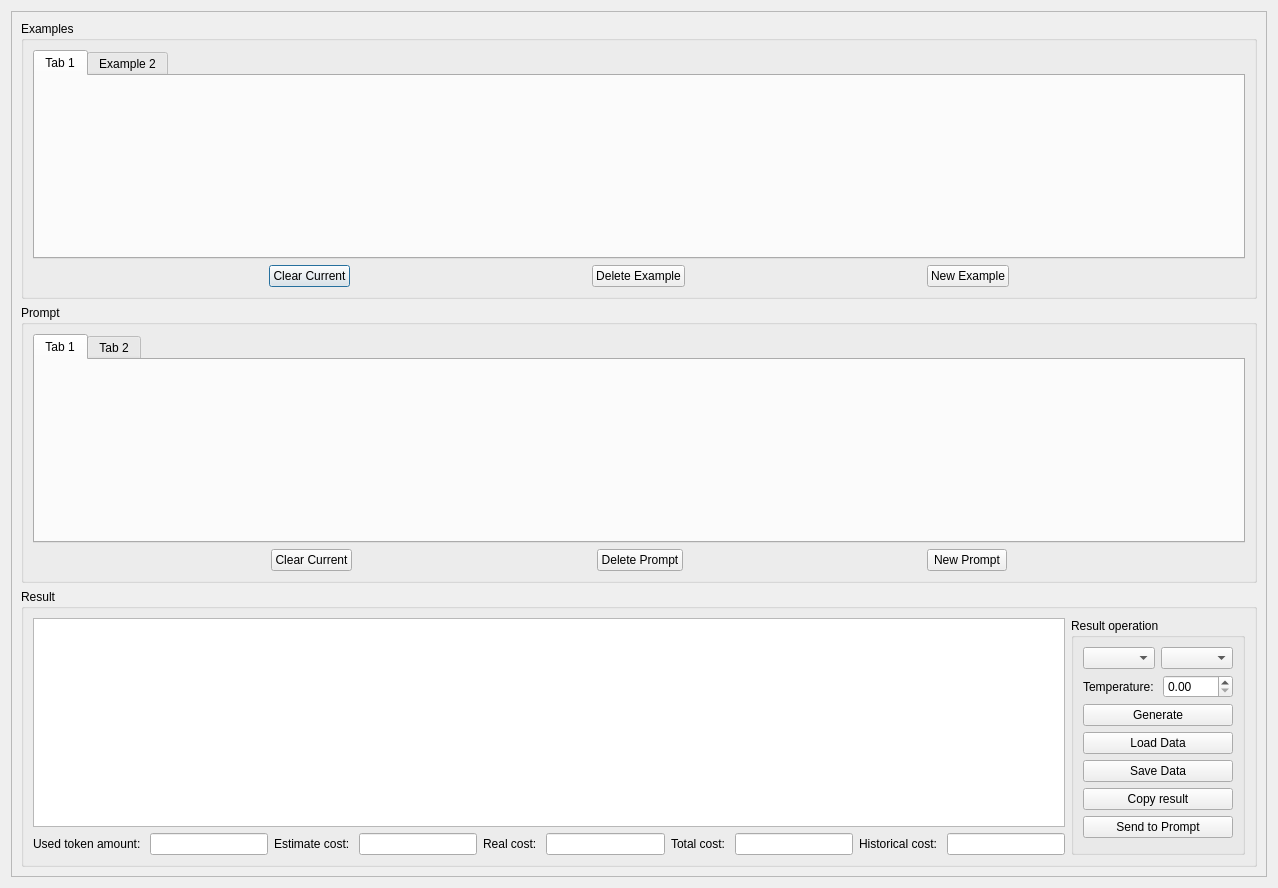
<?xml version="1.0" encoding="UTF-8"?>
<ui version="4.0">
 <class>Dialog</class>
 <widget class="QDialog" name="Dialog">
  <property name="geometry">
   <rect>
    <x>0</x>
    <y>0</y>
    <width>1278</width>
    <height>888</height>
   </rect>
  </property>
  <property name="windowTitle">
   <string>Generate Code from Examples</string>
  </property>
  <layout class="QHBoxLayout" name="horizontalLayout">
   <item>
    <widget class="QScrollArea" name="scrollArea">
     <property name="widgetResizable">
      <bool>true</bool>
     </property>
     <widget class="QWidget" name="scrollAreaWidgetContents">
      <property name="geometry">
       <rect>
        <x>0</x>
        <y>0</y>
        <width>1258</width>
        <height>868</height>
       </rect>
      </property>
      <layout class="QHBoxLayout" name="horizontalLayout_17">
       <item>
        <layout class="QVBoxLayout" name="verticalLayout">
         <item>
          <widget class="QGroupBox" name="groupBoxExamples">
           <property name="title">
            <string>Examples</string>
           </property>
           <layout class="QVBoxLayout" name="verticalLayout_2">
            <item>
             <widget class="QTabWidget" name="tabWidgetExamples">
              <property name="currentIndex">
               <number>0</number>
              </property>
              <widget class="QWidget" name="tabExample1">
               <attribute name="title">
                <string>Tab 1</string>
               </attribute>
              </widget>
              <widget class="QWidget" name="tabExample2">
               <property name="enabled">
                <bool>true</bool>
               </property>
               <attribute name="title">
                <string>Example 2</string>
               </attribute>
              </widget>
             </widget>
            </item>
            <item>
             <layout class="QHBoxLayout" name="horizontalLayout_15">
              <item>
               <spacer name="horizontalSpacer_6">
                <property name="orientation">
                 <enum>Qt::Horizontal</enum>
                </property>
                <property name="sizeHint" stdset="0">
                 <size>
                  <width>40</width>
                  <height>20</height>
                 </size>
                </property>
               </spacer>
              </item>
              <item>
               <widget class="QPushButton" name="pushButtonClearExample">
                <property name="text">
                 <string>Clear Current</string>
                </property>
               </widget>
              </item>
              <item>
               <spacer name="horizontalSpacer_4">
                <property name="orientation">
                 <enum>Qt::Horizontal</enum>
                </property>
                <property name="sizeHint" stdset="0">
                 <size>
                  <width>40</width>
                  <height>20</height>
                 </size>
                </property>
               </spacer>
              </item>
              <item>
               <widget class="QPushButton" name="pushButtonDeleteExample">
                <property name="text">
                 <string>Delete Example</string>
                </property>
               </widget>
              </item>
              <item>
               <spacer name="horizontalSpacer_5">
                <property name="orientation">
                 <enum>Qt::Horizontal</enum>
                </property>
                <property name="sizeHint" stdset="0">
                 <size>
                  <width>40</width>
                  <height>20</height>
                 </size>
                </property>
               </spacer>
              </item>
              <item>
               <widget class="QPushButton" name="pushButtonNewExample">
                <property name="text">
                 <string>New Example</string>
                </property>
               </widget>
              </item>
              <item>
               <spacer name="horizontalSpacer_3">
                <property name="orientation">
                 <enum>Qt::Horizontal</enum>
                </property>
                <property name="sizeHint" stdset="0">
                 <size>
                  <width>40</width>
                  <height>20</height>
                 </size>
                </property>
               </spacer>
              </item>
             </layout>
            </item>
           </layout>
          </widget>
         </item>
         <item>
          <widget class="QGroupBox" name="groupBoxPrompt">
           <property name="title">
            <string>Prompt</string>
           </property>
           <layout class="QHBoxLayout" name="horizontalLayout_3">
            <item>
             <layout class="QVBoxLayout" name="verticalLayout_3">
              <item>
               <widget class="QTabWidget" name="tabWidgetPrompt">
                <property name="currentIndex">
                 <number>0</number>
                </property>
                <widget class="QWidget" name="tab">
                 <attribute name="title">
                  <string>Tab 1</string>
                 </attribute>
                </widget>
                <widget class="QWidget" name="tab_2">
                 <attribute name="title">
                  <string>Tab 2</string>
                 </attribute>
                </widget>
               </widget>
              </item>
              <item>
               <layout class="QHBoxLayout" name="horizontalLayout_2">
                <item>
                 <spacer name="horizontalSpacer_7">
                  <property name="orientation">
                   <enum>Qt::Horizontal</enum>
                  </property>
                  <property name="sizeHint" stdset="0">
                   <size>
                    <width>40</width>
                    <height>20</height>
                   </size>
                  </property>
                 </spacer>
                </item>
                <item>
                 <widget class="QPushButton" name="pushButtonClearPrompt">
                  <property name="text">
                   <string>Clear Current</string>
                  </property>
                 </widget>
                </item>
                <item>
                 <spacer name="horizontalSpacer_2">
                  <property name="orientation">
                   <enum>Qt::Horizontal</enum>
                  </property>
                  <property name="sizeHint" stdset="0">
                   <size>
                    <width>40</width>
                    <height>20</height>
                   </size>
                  </property>
                 </spacer>
                </item>
                <item>
                 <widget class="QPushButton" name="pushButtonDeletePrompt">
                  <property name="text">
                   <string>Delete Prompt</string>
                  </property>
                 </widget>
                </item>
                <item>
                 <spacer name="horizontalSpacer">
                  <property name="orientation">
                   <enum>Qt::Horizontal</enum>
                  </property>
                  <property name="sizeHint" stdset="0">
                   <size>
                    <width>40</width>
                    <height>20</height>
                   </size>
                  </property>
                 </spacer>
                </item>
                <item>
                 <widget class="QPushButton" name="pushButtonNewPrompt">
                  <property name="text">
                   <string>New Prompt</string>
                  </property>
                 </widget>
                </item>
                <item>
                 <spacer name="horizontalSpacer_8">
                  <property name="orientation">
                   <enum>Qt::Horizontal</enum>
                  </property>
                  <property name="sizeHint" stdset="0">
                   <size>
                    <width>40</width>
                    <height>20</height>
                   </size>
                  </property>
                 </spacer>
                </item>
               </layout>
              </item>
             </layout>
            </item>
           </layout>
          </widget>
         </item>
         <item>
          <widget class="QGroupBox" name="groupBoxOutPut">
           <property name="title">
            <string>Result</string>
           </property>
           <layout class="QHBoxLayout" name="horizontalLayout_12">
            <item>
             <layout class="QHBoxLayout" name="horizontalLayout_11">
              <item>
               <layout class="QVBoxLayout" name="verticalLayout_8">
                <item>
                 <widget class="QPlainTextEdit" name="plainTextEditResult"/>
                </item>
                <item>
                 <layout class="QHBoxLayout" name="horizontalLayout_21">
                  <item>
                   <widget class="QLabel" name="labelUsedToken">
                    <property name="text">
                     <string>Used token amount: </string>
                    </property>
                   </widget>
                  </item>
                  <item>
                   <widget class="QLineEdit" name="lineEditTokenAmount">
                    <property name="sizePolicy">
                     <sizepolicy hsizetype="Expanding" vsizetype="Fixed">
                      <horstretch>0</horstretch>
                      <verstretch>0</verstretch>
                     </sizepolicy>
                    </property>
                    <property name="text">
                     <string/>
                    </property>
                    <property name="readOnly">
                     <bool>true</bool>
                    </property>
                   </widget>
                  </item>
                  <item>
                   <widget class="QLabel" name="labelEstimateCost">
                    <property name="text">
                     <string>Estimate cost: </string>
                    </property>
                   </widget>
                  </item>
                  <item>
                   <widget class="QLineEdit" name="lineEditEstimateCost">
                    <property name="readOnly">
                     <bool>true</bool>
                    </property>
                   </widget>
                  </item>
                  <item>
                   <widget class="QLabel" name="labelRealCost">
                    <property name="text">
                     <string>Real cost: </string>
                    </property>
                   </widget>
                  </item>
                  <item>
                   <widget class="QLineEdit" name="lineEdit"/>
                  </item>
                  <item>
                   <widget class="QLabel" name="label_3">
                    <property name="text">
                     <string>Total cost: </string>
                    </property>
                   </widget>
                  </item>
                  <item>
                   <widget class="QLineEdit" name="lineEditTotalCost"/>
                  </item>
                  <item>
                   <widget class="QLabel" name="label_2">
                    <property name="text">
                     <string>Historical cost: </string>
                    </property>
                   </widget>
                  </item>
                  <item>
                   <widget class="QLineEdit" name="lineEditHistoricalCost"/>
                  </item>
                 </layout>
                </item>
               </layout>
              </item>
              <item>
               <layout class="QHBoxLayout" name="horizontalLayout_13">
                <item>
                 <widget class="QGroupBox" name="groupBoxResult">
                  <property name="title">
                   <string>Result operation</string>
                  </property>
                  <layout class="QHBoxLayout" name="horizontalLayout_14">
                   <item>
                    <layout class="QVBoxLayout" name="verticalLayout_5">
                     <item>
                      <layout class="QHBoxLayout" name="horizontalLayout_4">
                       <item>
                        <widget class="QComboBox" name="comboBoxSupplyName"/>
                       </item>
                       <item>
                        <widget class="QComboBox" name="comboBoxModel">
                         <property name="toolTip">
                          <string extracomment="Choose which model to use, for example, GPT-4"/>
                         </property>
                         <property name="toolTipDuration">
                          <number>1</number>
                         </property>
                         <property name="whatsThis">
                          <string extracomment="Choose which model to use, for example, GPT-4"/>
                         </property>
                        </widget>
                       </item>
                      </layout>
                     </item>
                     <item>
                      <layout class="QHBoxLayout" name="horizontalLayout_5">
                       <item>
                        <widget class="QLabel" name="label">
                         <property name="text">
                          <string>Temperature: </string>
                         </property>
                        </widget>
                       </item>
                       <item>
                        <widget class="QDoubleSpinBox" name="doubleSpinBoxTemperature">
                         <property name="maximum">
                          <double>1.000000000000000</double>
                         </property>
                         <property name="singleStep">
                          <double>0.050000000000000</double>
                         </property>
                        </widget>
                       </item>
                      </layout>
                     </item>
                     <item>
                      <widget class="QPushButton" name="pushButtonGenerateResult">
                       <property name="text">
                        <string>Generate</string>
                       </property>
                      </widget>
                     </item>
                     <item>
                      <widget class="QPushButton" name="pushButtonLoadQueryInfo">
                       <property name="text">
                        <string>Load Data</string>
                       </property>
                      </widget>
                     </item>
                     <item>
                      <widget class="QPushButton" name="pushButtonSaveQueryInfo">
                       <property name="text">
                        <string>Save Data</string>
                       </property>
                      </widget>
                     </item>
                     <item>
                      <widget class="QPushButton" name="pushButtonCopyResult">
                       <property name="text">
                        <string>Copy result</string>
                       </property>
                      </widget>
                     </item>
                     <item>
                      <widget class="QPushButton" name="pushButtonSendPrompt">
                       <property name="text">
                        <string>Send to Prompt</string>
                       </property>
                      </widget>
                     </item>
                    </layout>
                   </item>
                  </layout>
                 </widget>
                </item>
               </layout>
              </item>
             </layout>
            </item>
           </layout>
          </widget>
         </item>
        </layout>
       </item>
      </layout>
     </widget>
    </widget>
   </item>
  </layout>
 </widget>
 <resources/>
 <connections/>
</ui>
